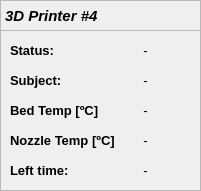
    <widget class="QFrame" name="frame_18">
     <property name="geometry">
      <rect>
       <x>640</x>
       <y>230</y>
       <width>201</width>
       <height>191</height>
      </rect>
     </property>
     <property name="frameShape">
      <enum>QFrame::StyledPanel</enum>
     </property>
     <property name="frameShadow">
      <enum>QFrame::Raised</enum>
     </property>
     <widget class="QLabel" name="label_91">
      <property name="geometry">
       <rect>
        <x>0</x>
        <y>0</y>
        <width>201</width>
        <height>31</height>
       </rect>
      </property>
      <property name="sizePolicy">
       <sizepolicy hsizetype="Preferred" vsizetype="Fixed">
        <horstretch>0</horstretch>
        <verstretch>0</verstretch>
       </sizepolicy>
      </property>
      <property name="font">
       <font>
        <pointsize>11</pointsize>
        <weight>75</weight>
        <italic>true</italic>
        <bold>true</bold>
       </font>
      </property>
      <property name="frameShape">
       <enum>QFrame::StyledPanel</enum>
      </property>
      <property name="text">
       <string>3D Printer #4</string>
      </property>
     </widget>
     <widget class="QLabel" name="TDP4_nozzle">
      <property name="geometry">
       <rect>
        <x>120</x>
        <y>130</y>
        <width>51</width>
        <height>21</height>
       </rect>
      </property>
      <property name="font">
       <font>
        <family>Ubuntu</family>
        <pointsize>10</pointsize>
       </font>
      </property>
      <property name="text">
       <string>-</string>
      </property>
      <property name="alignment">
       <set>Qt::AlignCenter</set>
      </property>
      <property name="wordWrap">
       <bool>true</bool>
      </property>
     </widget>
     <widget class="QLabel" name="label_92">
      <property name="geometry">
       <rect>
        <x>10</x>
        <y>130</y>
        <width>111</width>
        <height>21</height>
       </rect>
      </property>
      <property name="font">
       <font>
        <family>Ubuntu</family>
        <pointsize>10</pointsize>
        <weight>75</weight>
        <italic>false</italic>
        <bold>true</bold>
       </font>
      </property>
      <property name="text">
       <string>Nozzle Temp [ºC]</string>
      </property>
     </widget>
     <widget class="QLabel" name="label_93">
      <property name="geometry">
       <rect>
        <x>10</x>
        <y>70</y>
        <width>81</width>
        <height>21</height>
       </rect>
      </property>
      <property name="font">
       <font>
        <family>Ubuntu</family>
        <pointsize>10</pointsize>
        <weight>75</weight>
        <italic>false</italic>
        <bold>true</bold>
       </font>
      </property>
      <property name="text">
       <string>Subject:</string>
      </property>
     </widget>
     <widget class="QLabel" name="label_94">
      <property name="geometry">
       <rect>
        <x>10</x>
        <y>40</y>
        <width>61</width>
        <height>21</height>
       </rect>
      </property>
      <property name="font">
       <font>
        <family>Ubuntu</family>
        <pointsize>10</pointsize>
        <weight>75</weight>
        <italic>false</italic>
        <bold>true</bold>
       </font>
      </property>
      <property name="text">
       <string>Status:</string>
      </property>
     </widget>
     <widget class="QLabel" name="label_95">
      <property name="geometry">
       <rect>
        <x>10</x>
        <y>100</y>
        <width>101</width>
        <height>21</height>
       </rect>
      </property>
      <property name="font">
       <font>
        <family>Ubuntu</family>
        <pointsize>10</pointsize>
        <weight>75</weight>
        <italic>false</italic>
        <bold>true</bold>
       </font>
      </property>
      <property name="text">
       <string>Bed Temp [ºC]</string>
      </property>
     </widget>
     <widget class="QLabel" name="TDP4_SN">
      <property name="geometry">
       <rect>
        <x>90</x>
        <y>70</y>
        <width>111</width>
        <height>21</height>
       </rect>
      </property>
      <property name="font">
       <font>
        <family>Ubuntu</family>
        <pointsize>10</pointsize>
       </font>
      </property>
      <property name="text">
       <string>-</string>
      </property>
      <property name="alignment">
       <set>Qt::AlignCenter</set>
      </property>
      <property name="wordWrap">
       <bool>true</bool>
      </property>
     </widget>
     <widget class="QLabel" name="TDP4_status">
      <property name="geometry">
       <rect>
        <x>90</x>
        <y>40</y>
        <width>111</width>
        <height>21</height>
       </rect>
      </property>
      <property name="font">
       <font>
        <family>Ubuntu</family>
        <pointsize>10</pointsize>
       </font>
      </property>
      <property name="frameShape">
       <enum>QFrame::NoFrame</enum>
      </property>
      <property name="text">
       <string>-</string>
      </property>
      <property name="alignment">
       <set>Qt::AlignCenter</set>
      </property>
      <property name="wordWrap">
       <bool>true</bool>
      </property>
     </widget>
     <widget class="QLabel" name="TDP4_bed">
      <property name="geometry">
       <rect>
        <x>120</x>
        <y>100</y>
        <width>51</width>
        <height>21</height>
       </rect>
      </property>
      <property name="font">
       <font>
        <family>Ubuntu</family>
        <pointsize>10</pointsize>
       </font>
      </property>
      <property name="text">
       <string>-</string>
      </property>
      <property name="alignment">
       <set>Qt::AlignCenter</set>
      </property>
      <property name="wordWrap">
       <bool>true</bool>
      </property>
     </widget>
     <widget class="QLabel" name="TDP4_time">
      <property name="geometry">
       <rect>
        <x>90</x>
        <y>160</y>
        <width>111</width>
        <height>21</height>
       </rect>
      </property>
      <property name="font">
       <font>
        <family>Ubuntu</family>
        <pointsize>10</pointsize>
       </font>
      </property>
      <property name="text">
       <string>-</string>
      </property>
      <property name="alignment">
       <set>Qt::AlignCenter</set>
      </property>
      <property name="wordWrap">
       <bool>true</bool>
      </property>
     </widget>
     <widget class="QLabel" name="label_100">
      <property name="geometry">
       <rect>
        <x>10</x>
        <y>160</y>
        <width>71</width>
        <height>21</height>
       </rect>
      </property>
      <property name="font">
       <font>
        <family>Ubuntu</family>
        <pointsize>10</pointsize>
        <weight>75</weight>
        <italic>false</italic>
        <bold>true</bold>
       </font>
      </property>
      <property name="text">
       <string>Left time:</string>
      </property>
     </widget>
    </widget>
